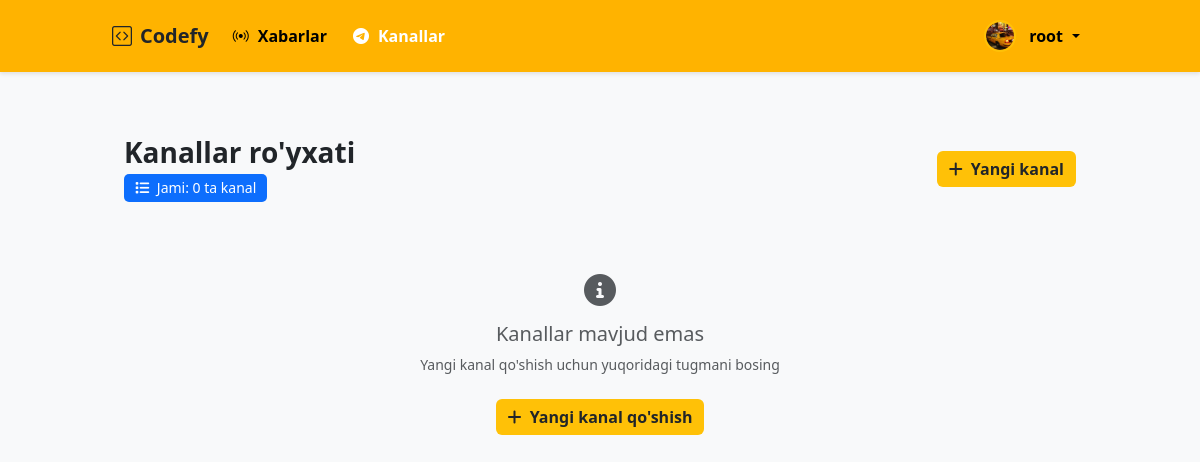
Page /channels/ (signed in) on the earlier database version.
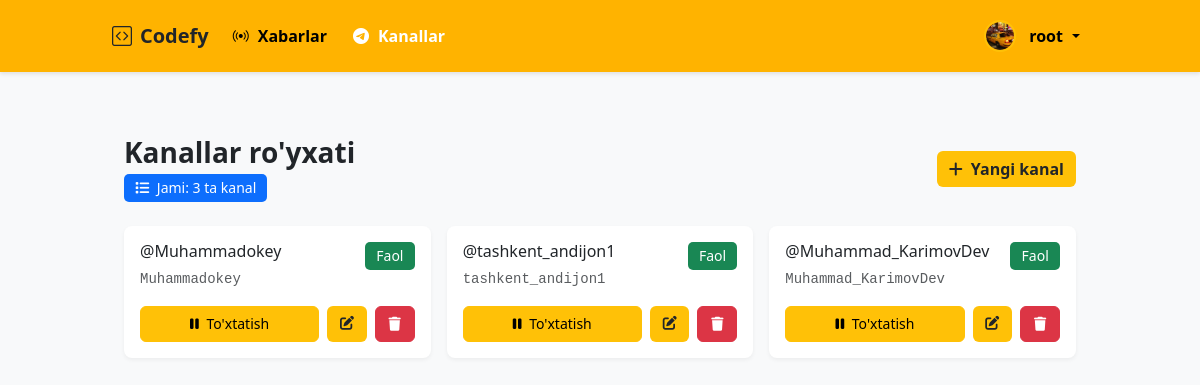
Same page on the later database version.
### announcement/models.py (models this page shows, shortened)
class TelegramChannel(models.Model):
    TYPES = (
        ('channel', 'Kanal'),
        ('group', 'Guruh'),
    )
    channel_id = models.CharField(max_length=255)
    name = models.CharField(max_length=255)
    type = models.CharField(max_length=10, choices=TYPES, default='channel')
    is_active = models.BooleanField(default=True)
    created_at = models.DateTimeField(auto_now_add=True)
    updated_at = models.DateTimeField(auto_now=True)

### announcement/views.py (the view)
# urls.py: path('channels/', views.channel_list, name='channel_list'),  # Kanal ro'yxati
@login_required
def channel_list(request):
    channels = TelegramChannel.objects.all()
    return render(request, 'announcement/channel_list.html', {'channels': channels})

### announcement/templatetags/custom_filters.py (called while the page is built)
@register.filter
def starts_with(text, starts):
    if isinstance(text, str):
        return text.startswith(starts)
    return False

@register.filter
def remove_prefix(text, prefix):
    if isinstance(text, str) and text.startswith(prefix):
        return text[len(prefix):]
    return text

### templates/announcement/channel_list.html (shortened to what this page needs)
{% extends 'base.html' %}
{% load custom_filters %}
{% block content %}
<div class="container py-4">
    <div class="d-flex justify-content-between align-items-center mb-4">
        <div>
            <h3 class="fw-bold mb-1">Kanallar ro'yxati</h3>
            <span class="badge bg-primary">
                <i class="fas fa-list me-1"></i>
                Jami: {{ channels|length }} ta kanal
            </span>
        </div>
        <a href="{% url 'announcement:add_channel' %}" class="btn btn-primary">
            <i class="fas fa-plus me-1"></i> Yangi kanal
        </a>
    </div>
    {% if channels %}
    <div class="row g-3">
        {% for channel in channels %}
        <div class="col-md-6 col-lg-4">
            <div class="card h-100 channel-card">
                <div class="card-body">
                    <div class="d-flex justify-content-between align-items-start mb-3">
                        <div>
                            <h5 class="card-title mb-1">{{ channel.channel_name|default:channel.channel_id }}</h5>
                            <code class="small text-muted">
                                {% if channel.channel_id|starts_with:'-100' %}
                                    {{ channel.channel_id|remove_prefix:'-100' }}
                                {% elif channel.channel_id|starts_with:'@' %}
                                    {{ channel.channel_id|remove_prefix:'@' }}
                                {% else %}
                                    {{ channel.channel_id }}
                                {% endif %}
                            </code>
                        </div>
                        <span class="badge {% if channel.is_active %}bg-success{% else %}bg-danger{% endif %}">
                            {% if channel.is_active %}Faol{% else %}O'chirilgan{% endif %}
                        </span>
                    </div>
                    <div class="d-flex gap-2">
                        <a href="{% url 'announcement:toggle_channel' channel.id %}"
                           class="btn {% if channel.is_active %}btn-warning{% else %}btn-success{% endif %} btn-sm flex-grow-1">
                            <i class="fas {% if channel.is_active %}fa-pause{% else %}fa-play{% endif %} me-1"></i>
                            {% if channel.is_active %}To'xtatish{% else %}Yoqish{% endif %}
                        </a>
                        <a href="{% url 'announcement:edit_channel' channel.id %}"
                           class="btn btn-primary btn-sm"
                           title="Tahrirlash">
                            <i class="fas fa-edit"></i>
                        </a>
                        <a href="{% url 'announcement:delete_channel' channel.id %}"
                           class="btn btn-danger btn-sm"
                           onclick="return confirm('Kanalni o\'chirmoqchimisiz?')"
                           title="O'chirish">
                            <i class="fas fa-trash"></i>
                        </a>
                    </div>
                </div>
            </div>
        </div>
        {% endfor %}
    </div>
    {% else %}
    <div class="text-center py-5">
        <i class="fas fa-info-circle fa-2x text-muted mb-3"></i>
        <h5 class="text-muted">Kanallar mavjud emas</h5>
        <p class="text-muted small mb-4">Yangi kanal qo'shish uchun yuqoridagi tugmani bosing</p>
        <a href="{% url 'announcement:add_channel' %}" class="btn btn-primary">
            <i class="fas fa-plus me-1"></i> Yangi kanal qo'shish
        </a>
    </div>
    {% endif %}
</div>
{% endblock %}

### templates/base.html (shortened to what this page needs)
{% load static %}
<!DOCTYPE html>
<html lang="uz">
  <head>
    <link
      href="https://cdn.jsdelivr.net/npm/bootstrap@5.3.0/dist/css/bootstrap.min.css"
      rel="stylesheet"
    />
    <link
      rel="stylesheet"
      href="https://cdn.jsdelivr.net/npm/bootstrap-icons@1.11.0/font/bootstrap-icons.css"
    />
    <link
      rel="stylesheet"
      href="https://cdnjs.cloudflare.com/ajax/libs/font-awesome/6.0.0/css/all.min.css"
    />
    <link rel="stylesheet" href="{% static 'css/style.css' %}">
  </head>
  <body class="d-flex flex-column min-vh-100 bg-light-gray text-dark">
    <nav class="navbar navbar-expand-lg" style="background-color: #FFB300;">
      <div class="container">
        <a class="navbar-brand d-flex align-items-center" href="/">
          <i class="bi bi-code-square me-2"></i>
          Codefy
        </a>
        <div class="collapse navbar-collapse" id="navbarNav">
          {% if user.is_authenticated %}
          <ul class="navbar-nav">
            <li class="nav-item">
              <a class="nav-link {% if request.resolver_match.url_name == 'list' %}active{% endif %}"
                 href="{% url 'announcement:list' %}">
                <i class="bi bi-broadcast me-1"></i> Xabarlar
              </a>
            </li>
            <li class="nav-item">
              <a class="nav-link {% if 'channels' in request.path %}active{% endif %}"
                 href="{% url 'announcement:channel_list' %}">
                <i class="bi bi-telegram me-1"></i> Kanallar
              </a>
            </li>
          </ul>
          <ul class="navbar-nav ms-auto d-none d-lg-flex">
            <li class="nav-item dropdown">
              <a class="nav-link dropdown-toggle d-flex align-items-center" href="#" role="button" data-bs-toggle="dropdown">
                <img src="{% static 'images/default-avatar.png' %}"
                     alt="{{ user.username }}"
                     class="avatar me-2">
                {{ user.get_full_name|default:user.username }}
              </a>
            </li>
          </ul>
          {% endif %}
        </div>
      </div>
    </nav>
    <main class="flex-grow container my-4">
      {% block content %}{% endblock %}
    </main>
  </body>
</html>

### static/css/style.css (style rules this page uses)
:root { --primary-color: #ffd700; --dark-color: #000000; --light-gray: #f8f9fa; }
.navbar { background-color: var(--primary-color) !important; padding: 10px 0; box-shadow: 0px 4px 8px rgba(0, 0, 0, 0.1); }
.navbar-nav { gap: 10px; }
.navbar-nav .nav-link { font-weight: bold; color: black !important; display: flex; align-items: center; gap: 5px; padding: 10px 15px; border-radius: 5px; transition: 0.3s; }
.btn-primary { background-color: var(--primary-color); border: none; color: black; font-weight: bold; }
.card { border: 1px solid var(--light-gray); border-radius: 10px; transition: 0.2s; }
.badge { padding: 5px 10px; font-size: 14px; border-radius: 5px; }
@media (min-width: 1024px) { .container { max-width: 1000px; } }

### templates/base.html (style rules this page uses)
:root { --primary-color: #FFC107; --dark-color: #212529; --light-color: #FFFFFF; }
body { background-color: #F8F9FA; }
.navbar { background-color: #FFB300 !important; box-shadow: 0 2px 4px rgba(0,0,0,0.1); }
.navbar-brand { font-weight: 600; color: var(--dark-color) !important; }
.nav-link { color: var(--dark-color) !important; font-weight: 500; }
.nav-link:hover, .nav-link.active { color: var(--light-color) !important; }
.btn-primary { background-color: var(--primary-color); border-color: var(--primary-color); color: var(--dark-color); }
.card { border: none; box-shadow: 0 2px 4px rgba(0,0,0,0.1); }
.avatar { width: 32px; height: 32px; border-radius: 50%; object-fit: cover; border: 2px solid var(--primary-color); }

### templates/announcement/channel_list.html (style rules this page uses)
.channel-card { border-radius: 8px; transition: all 0.2s ease; border: none; box-shadow: 0 2px 4px rgba(0,0,0,0.05); }
.btn { border-radius: 6px; }
.btn-sm { padding: 0.4rem 0.8rem; }
.badge { padding: 0.5em 0.8em; font-weight: 500; }
.card-title { font-size: 1rem; font-weight: 500; }

Differences in the rows shown:
added TelegramChannel: channel_name "@Muhammadokey", channel_id|remove_prefix "Muhammadokey", is_active "Faol"
added TelegramChannel: channel_name "@tashkent_andijon1", channel_id|remove_prefix "tashkent_andijon1", is_active "Faol"
added TelegramChannel: channel_name "@Muhammad_KarimovDev", channel_id|remove_prefix "Muhammad_KarimovDev", is_active "Faol"
Other differences:
{{ channels|length }}: "0" → "3"
text no longer shown: "Kanallar mavjud emas Yangi kanal qo'shish uchun yuqoridagi tugmani bosing Yangi kanal qo'shish"
